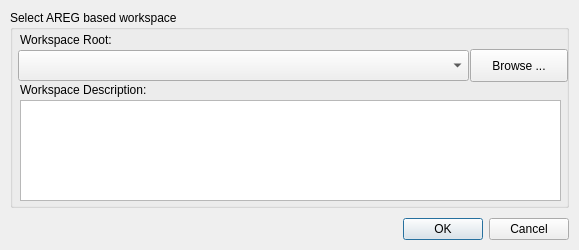
<?xml version="1.0" encoding="UTF-8"?>
<ui version="4.0">
 <class>DialogWorkspace</class>
 <widget class="QDialog" name="DialogWorkspace">
  <property name="geometry">
   <rect>
    <x>0</x>
    <y>0</y>
    <width>579</width>
    <height>250</height>
   </rect>
  </property>
  <property name="windowTitle">
   <string>Setup project workspace</string>
  </property>
  <property name="modal">
   <bool>false</bool>
  </property>
  <layout class="QVBoxLayout" name="verticalLayout">
   <property name="spacing">
    <number>10</number>
   </property>
   <property name="leftMargin">
    <number>10</number>
   </property>
   <property name="topMargin">
    <number>10</number>
   </property>
   <property name="rightMargin">
    <number>10</number>
   </property>
   <property name="bottomMargin">
    <number>10</number>
   </property>
   <item>
    <widget class="QGroupBox" name="groupBox">
     <property name="title">
      <string>Select AREG based workspace</string>
     </property>
     <widget class="QComboBox" name="comboboxWorkspacePath">
      <property name="geometry">
       <rect>
        <x>8</x>
        <y>40</y>
        <width>451</width>
        <height>31</height>
       </rect>
      </property>
      <property name="font">
       <font>
        <pointsize>10</pointsize>
       </font>
      </property>
      <property name="toolTip">
       <string>&lt;html&gt;&lt;head/&gt;&lt;body&gt;&lt;p&gt;Select workspace root or input new workspace.&lt;/p&gt;&lt;/body&gt;&lt;/html&gt;</string>
      </property>
      <property name="whatsThis">
       <string>&lt;html&gt;&lt;head/&gt;&lt;body&gt;&lt;p&gt;Path to project workspace&lt;/p&gt;&lt;/body&gt;&lt;/html&gt;</string>
      </property>
      <property name="placeholderText">
       <string>Path to project workspace</string>
      </property>
     </widget>
     <widget class="QPlainTextEdit" name="editWorkspaceDescription">
      <property name="geometry">
       <rect>
        <x>10</x>
        <y>90</y>
        <width>541</width>
        <height>101</height>
       </rect>
      </property>
      <property name="font">
       <font>
        <pointsize>10</pointsize>
       </font>
      </property>
      <property name="toolTip">
       <string>&lt;html&gt;&lt;head/&gt;&lt;body&gt;&lt;p&gt;Describe your workspace here.&lt;/p&gt;&lt;/body&gt;&lt;/html&gt;</string>
      </property>
      <property name="whatsThis">
       <string>&lt;html&gt;&lt;head/&gt;&lt;body&gt;&lt;p&gt;Project workspace description&lt;/p&gt;&lt;/body&gt;&lt;/html&gt;</string>
      </property>
     </widget>
     <widget class="QPushButton" name="buttonBrowse">
      <property name="geometry">
       <rect>
        <x>460</x>
        <y>39</y>
        <width>98</width>
        <height>33</height>
       </rect>
      </property>
      <property name="toolTip">
       <string>&lt;html&gt;&lt;head/&gt;&lt;body&gt;&lt;p&gt;Browse file system and select the project workspace.&lt;/p&gt;&lt;/body&gt;&lt;/html&gt;</string>
      </property>
      <property name="whatsThis">
       <string>&lt;html&gt;&lt;head/&gt;&lt;body&gt;&lt;p&gt;Browse file system to select the project workspace&lt;/p&gt;&lt;/body&gt;&lt;/html&gt;</string>
      </property>
      <property name="text">
       <string>Browse ...</string>
      </property>
     </widget>
     <widget class="QLabel" name="label">
      <property name="geometry">
       <rect>
        <x>10</x>
        <y>20</y>
        <width>111</width>
        <height>20</height>
       </rect>
      </property>
      <property name="text">
       <string>Workspace Root:</string>
      </property>
     </widget>
     <widget class="QLabel" name="label_2">
      <property name="geometry">
       <rect>
        <x>10</x>
        <y>70</y>
        <width>161</width>
        <height>20</height>
       </rect>
      </property>
      <property name="text">
       <string>Workspace Description:</string>
      </property>
     </widget>
    </widget>
   </item>
   <item>
    <widget class="QDialogButtonBox" name="buttonBoxOkCancel">
     <property name="orientation">
      <enum>Qt::Orientation::Horizontal</enum>
     </property>
     <property name="standardButtons">
      <set>QDialogButtonBox::StandardButton::Cancel|QDialogButtonBox::StandardButton::Ok</set>
     </property>
    </widget>
   </item>
  </layout>
 </widget>
 <tabstops>
  <tabstop>comboboxWorkspacePath</tabstop>
  <tabstop>buttonBrowse</tabstop>
  <tabstop>editWorkspaceDescription</tabstop>
 </tabstops>
 <resources/>
 <connections/>
</ui>
